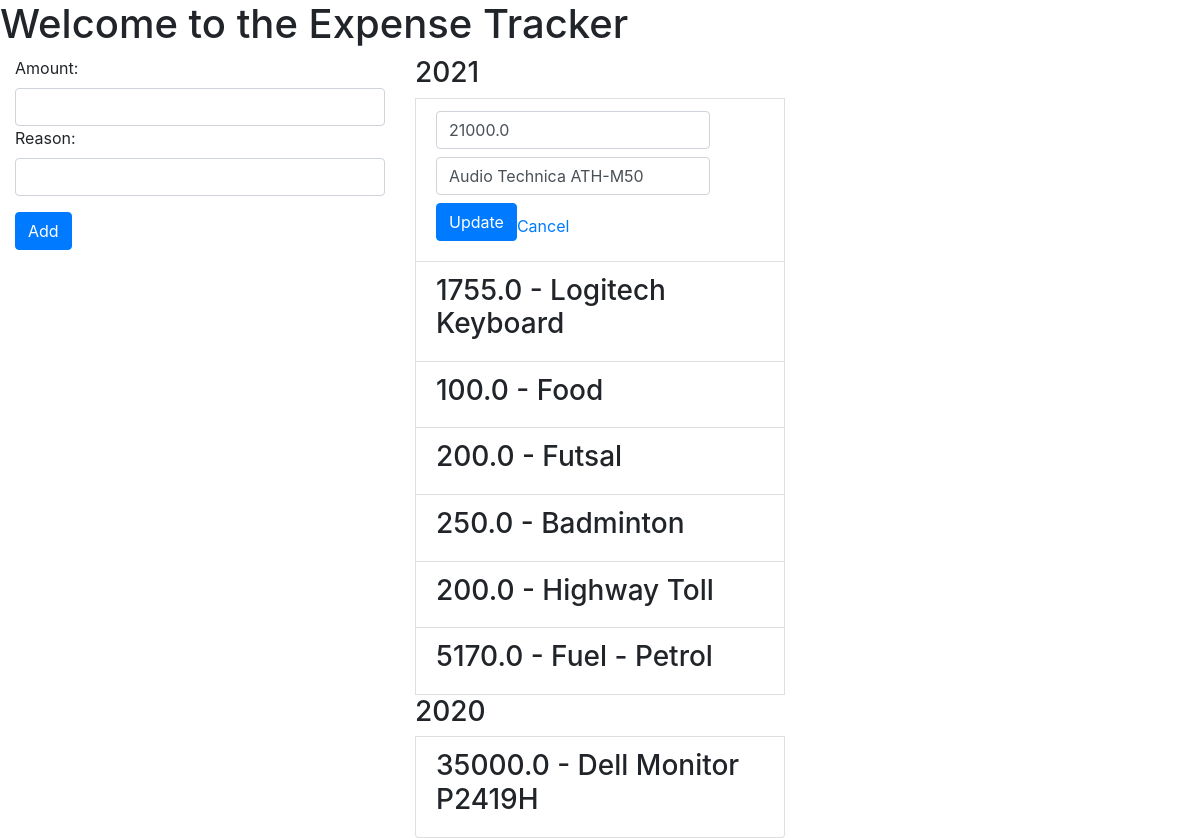
The page /expense/23/update/ on the database its author committed.
### tracker/models.py (models this page shows, shortened)
class Expense(models.Model):
  amount = models.FloatField()
  reason = models.CharField(max_length=100)
  date_of_expenditure = models.DateTimeField(default=timezone.now)
  user = models.ForeignKey(User, on_delete=models.CASCADE)

### tracker/views.py (the view)
# urls.py: path('expense/<int:pk>/update/', views.update_expense, name='expense-update'),
def update_expense(request, pk):
  expense_to_update = Expense.objects.get(id=pk)
  if request.method == 'POST':
    update_form = ExpenseUpdateForm(request.POST, instance=expense_to_update)
    if update_form.is_valid():
      update_form.save()
      return redirect('tracker-home')
  else:
    update_form = ExpenseUpdateForm(instance=expense_to_update)
  context = get_home_context()
  context['update_id'] = pk
  context['update_form'] = update_form
  return render(request, HOME_TEMPLATE, context)

### tracker/forms.py
class ExpenseForm(forms.ModelForm):
  class Meta:
    model = Expense
    fields = ['amount', 'reason']
    widgets = {
            'amount': forms.NumberInput(attrs={'class': 'form-control'}),
            'reason': forms.TextInput(attrs={'class': 'form-control'}),
        }

class ExpenseUpdateForm(forms.ModelForm):
  amount = forms.IntegerField(widget=forms.NumberInput(attrs={'class': 'form-control mb-2 mr-sm-2'}), label='')
  reason = forms.CharField(widget=forms.TextInput(attrs={'class': 'form-control mb-2 mr-sm-2'}), label='')
  class Meta:
    model = Expense
    fields = ['amount', 'reason']

### tracker/views.py (called while the page is built)
def get_home_context():
  form = ExpenseForm()
  expenses = Expense.objects.order_by('-date_of_expenditure')
  expense_list = get_expenses(expenses)
  context = { 'form': form, 'expenses': expense_list }
  return context

def get_expenses(expenses):
  expenses_grouped_by_year = [{'year': key, 'annual_expenses': list(group)} for key, group in itertools.groupby(expenses, lambda x:x.date_of_expenditure.year)]
  return expenses_grouped_by_year

### tracker/templates/tracker/home.html (shortened to what this page needs)
{% extends 'tracker/base.html' %}
{% block content %}
  <h1>Welcome to the Expense Tracker</h1>
  <div class="container-fluid">
    <div class="row">
      <div class="col">
        <div>
          <form action="{% url 'expense-create' %}" method="POST">
            <div class="form-group">
              {{ form }}
            </div>
            <button type="submit" class="btn btn-primary">Add</button>
          </form>
        </div>
      </div>
      <div class="col">
        <ul class="list-group">
          {% for annual_expense in expenses %}
            <h3>{{ annual_expense.year }}</h3>
            {% for expense in annual_expense.annual_expenses %}
              <li class="list-group-item">
                {% if expense.id == update_id %}
                  <div>
                    <form method="POST" class="form-inline">
                      {{ update_form }}
                      <button type="submit" class="btn btn-primary mb-2">Update</button>
                      <a href="{% url 'tracker-home' %}">Cancel</a>
                    </form>
                  </div>
                {% else %}
                  <div class="row">
                    <div class="col">
                      <h3>{{ expense.amount }} - {{ expense.reason }}</h3>
                    </div>
                  </div>
                {% endif %}
              </li>
            {% endfor %}
          {% endfor %}
        </ul>
      </div>
      <div class="col">
      </div>
    </div>
  </div>
{% endblock content%}

### rows shown on the page
Expense: amount "21000.0", reason "Audio Technica ATH-M50"
Expense: amount "1755.0", reason "Logitech Keyboard"
Expense: amount "100.0", reason "Food"
Expense: amount "200.0", reason "Futsal"
Expense: amount "250.0", reason "Badminton"
Expense: amount "200.0", reason "Highway Toll"
Expense: amount "5170.0", reason "Fuel - Petrol"
Expense: amount "35000.0", reason "Dell Monitor P2419H"

### other values the page prints
{{ annual_expense.year }} "2021" "2020"
